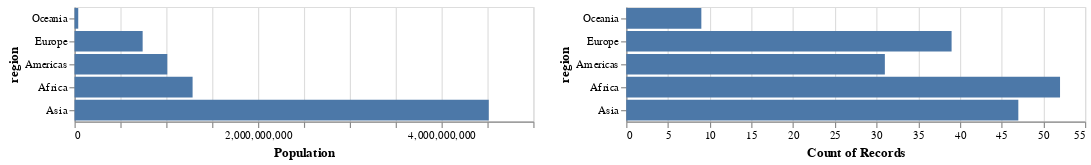

Notebook code for this chart:
### Code cell
plot1 = alt.Chart(gm_df2018).mark_bar().encode(
    alt.X('sum(population)', title='Population'),
    alt.Y('region', sort = 'x'))

popu_order = ['Oceania','Europe','Americas','Africa','Asia']

plot2 = alt.Chart(gm_df2018).mark_bar().encode(
    alt.X('count()'),
    alt.Y('region', sort = popu_order))

plot1 | plot2

### Figure 1 — Vega-Lite specification as saved in the notebook (floating-point values rounded to 4 significant figures; data arrays with more than 128 entries replaced by an {"elided": "..."} marker saying what was removed)
{"usermeta": {"embedOptions": {"theme": "fivethirtyeight"}}, "config": {"view": {"continuousWidth": 400, "continuousHeight": 300}}, "hconcat": [{"mark": "bar", "encoding": {"x": {"aggregate": "sum", "field": "population", "title": "Population", "type": "quantitative"}, "y": {"field": "region", "sort": "x", "type": "nominal"}}}, {"mark": "bar", "encoding": {"x": {"aggregate": "count", "type": "quantitative"}, "y": {"field": "region", "sort": ["Oceania", "Europe", "Americas", "Africa", "Asia"], "type": "nominal"}}}], "data": {"name": "data-105865250a9109fc08ef5ba0f4dcfed4"}, "$schema": "https://vega.github.io/schema/vega-lite/v4.17.0.json", "datasets": {"data-105865250a9109fc08ef5ba0f4dcfed4": {"elided": "178 records"}}}
